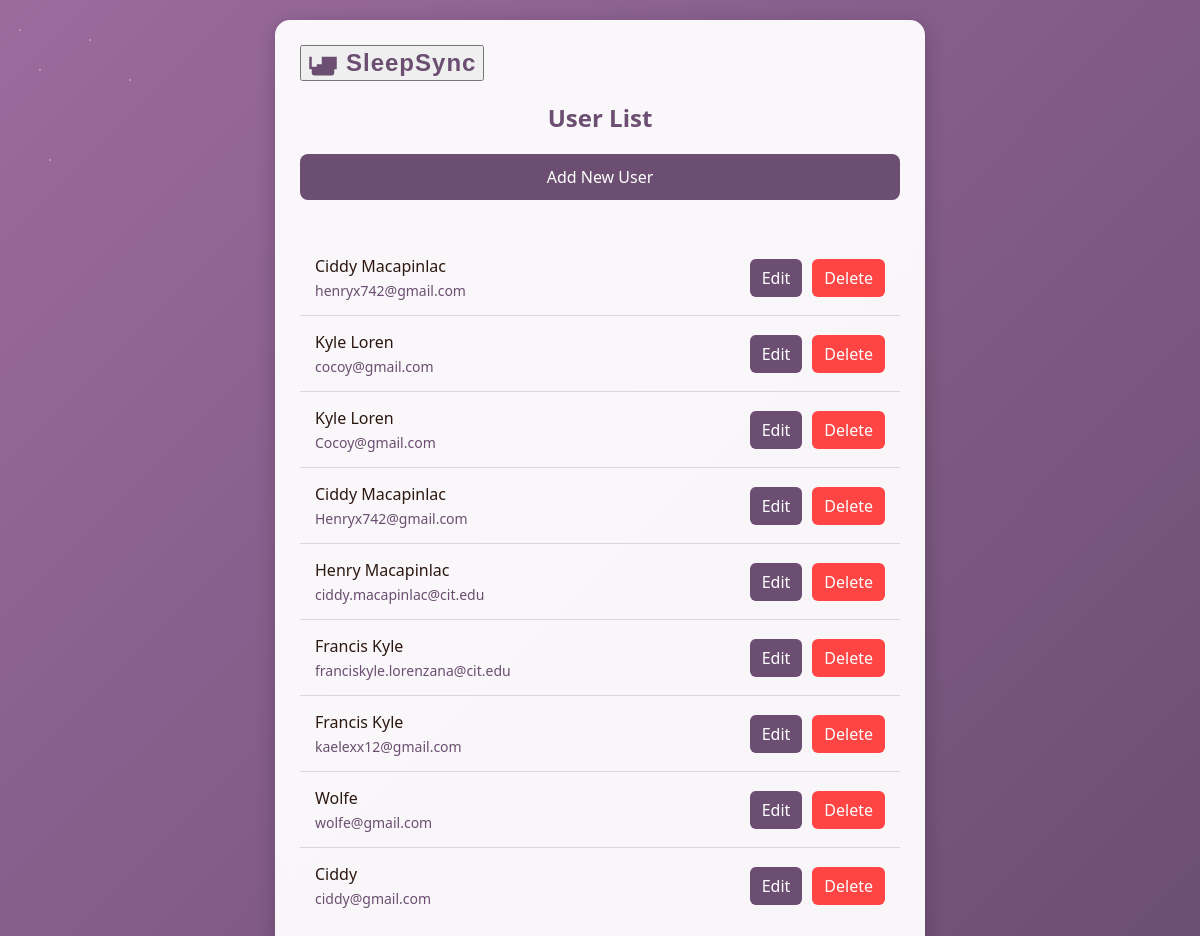
The page /tracker/users/ on the database as committed earlier.
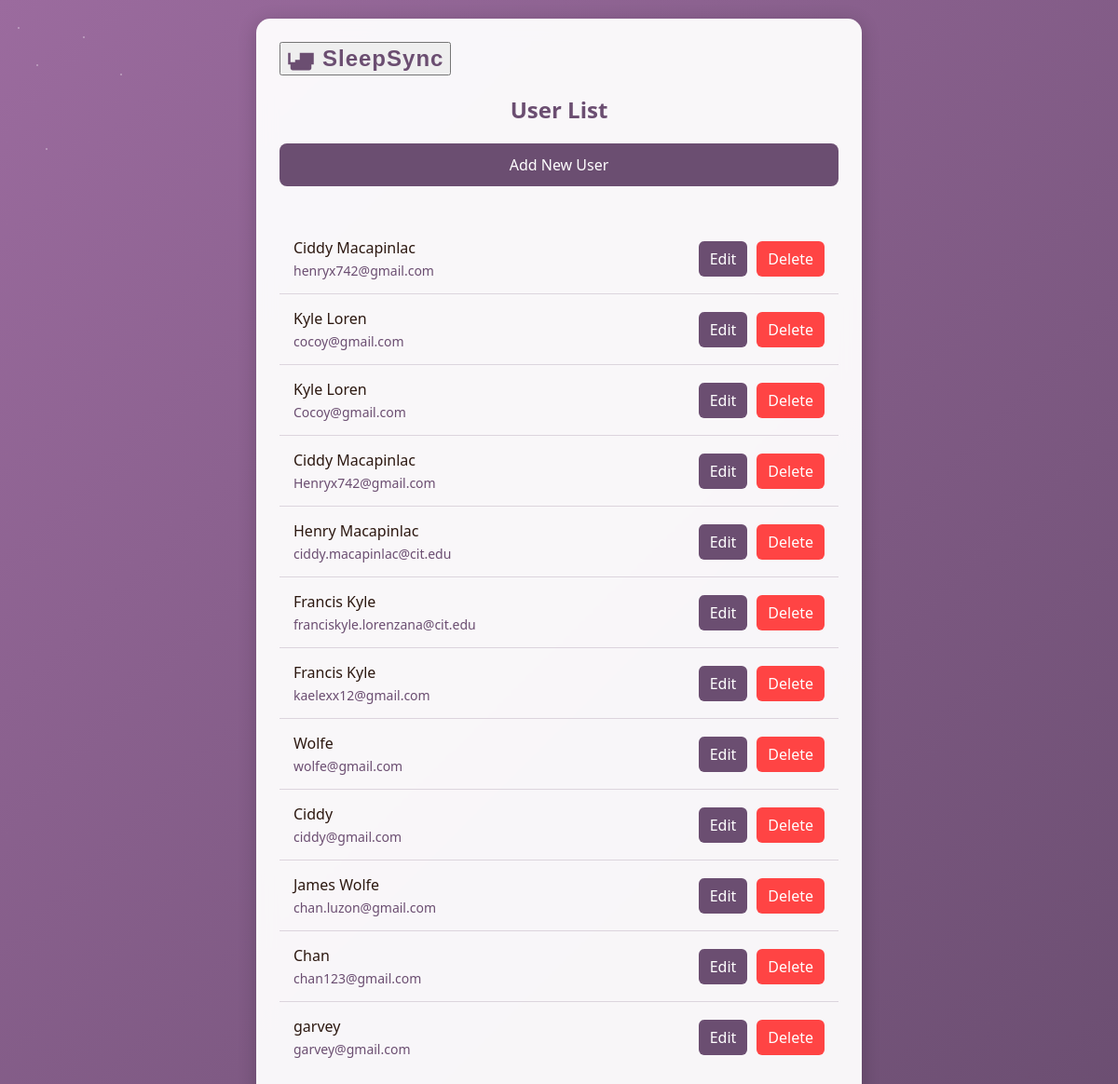
The same page on the database as committed later.
### tracker/models.py (models this page shows, shortened)
class User(AbstractBaseUser):
    userID = models.AutoField(primary_key=True)  # Explicitly define the primary key
    email = models.EmailField(unique=True)
    first_name = models.CharField(max_length=30, blank=True)
    last_name = models.CharField(max_length=30, blank=True)
    name = models.CharField(max_length=100, blank=True)
    preferredWakeTime = models.TimeField(null=True, blank=True)
    sleepGoals = models.TextField(blank=True)
    is_active = models.BooleanField(default=True)
    is_staff = models.BooleanField(default=False)
    objects = UserManager()
    USERNAME_FIELD = 'email'
    REQUIRED_FIELDS = ['first_name', 'last_name']

### tracker/views.py (the view)
# urls.py: path('users/', views.user_list, name='user_list'),
def user_list(request):
    users = User.objects.all()
    return render(request, 'tracker/user_list.html', {'users': users})

### tracker/templates/tracker/user_list.html (shortened to what this page needs)
<!DOCTYPE html>
<html lang="en">
<head>
</head>
<body>
    <div class="container">
        <button class="logo" onclick="window.location.href='{% url 'landing_page' %}'">
            <svg viewBox="0 0 24 24">
                <path d="M19 7h-8v8H3V7H1v10h2v3c0 1.1.9 2 2 2h14c1.1 0 2-.9 2-2v-3h2V7h-2zM7 19h10v-6H7v6z"/>
            </svg>
            <span class="logo-text">SleepSync</span>
        </button>
        <h2>User List</h2>
        <a href="{% url 'user_create' %}" class="create-btn">Add New User</a>
        <ul>
            {% for user in users %}
            <li>
                <div class="user-info">
                    <span class="user-name">{{ user.name }}</span>
                    <span class="user-email">{{ user.email }}</span>
                </div>
                <div class="actions">
                    <a href="{% url 'user_update' user.pk %}" class="edit-btn">Edit</a>
                    <a href="{% url 'user_delete' user.pk %}" class="delete-btn">Delete</a>
                </div>
            </li>
            {% empty %}
            <li style="text-align: center; color: #6b4e71;">No users found.</li>
            {% endfor %}
        </ul>
    </div>
</body>
</html>

Rows that differ between the two databases and show on the page:
added User: name "James Wolfe", email "chan.luzon@gmail.com"
added User: name "Chan", email "chan123@gmail.com"
added User: name "garvey", email "garvey@gmail.com"
